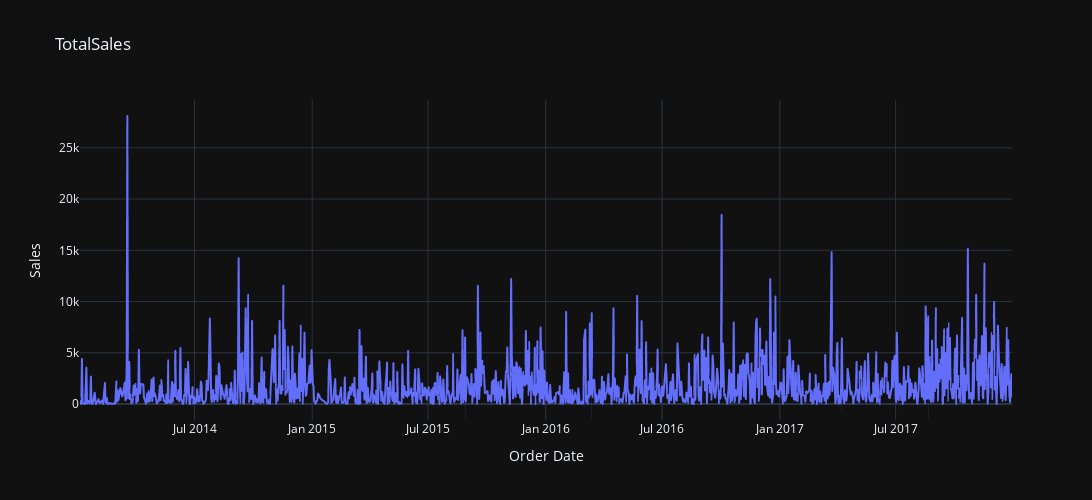

Notebook source saved alongside this figure:
### Code cell
px.line(result, x = "Order Date", y = "Sales", title = 'TotalSales',
       height = 500, width = 1200, template="plotly_dark")

### Figure 1 — Plotly figure (JSON) as saved in the notebook; plotly's stock layout.template omitted (floating-point values rounded to 4 significant figures; data arrays with more than 128 entries replaced by an {"elided": "..."} marker saying what was removed)
{"data": [{"hovertemplate": "Order Date=%{x}<br>Sales=%{y}<extra></extra>", "legendgroup": "", "line": {"color": "#636efa", "dash": "solid"}, "marker": {"symbol": "circle"}, "mode": "lines", "name": "", "showlegend": false, "type": "scattergl", "x": {"elided": "1237 str values"}, "xaxis": "x", "y": {"elided": "1237 float values"}, "yaxis": "y"}], "layout": {"height": 500, "legend": {"tracegroupgap": 0}, "title": {"text": "TotalSales"}, "width": 1200, "xaxis": {"anchor": "y", "domain": [0, 1], "title": {"text": "Order Date"}}, "yaxis": {"anchor": "x", "domain": [0, 1], "title": {"text": "Sales"}}}}
